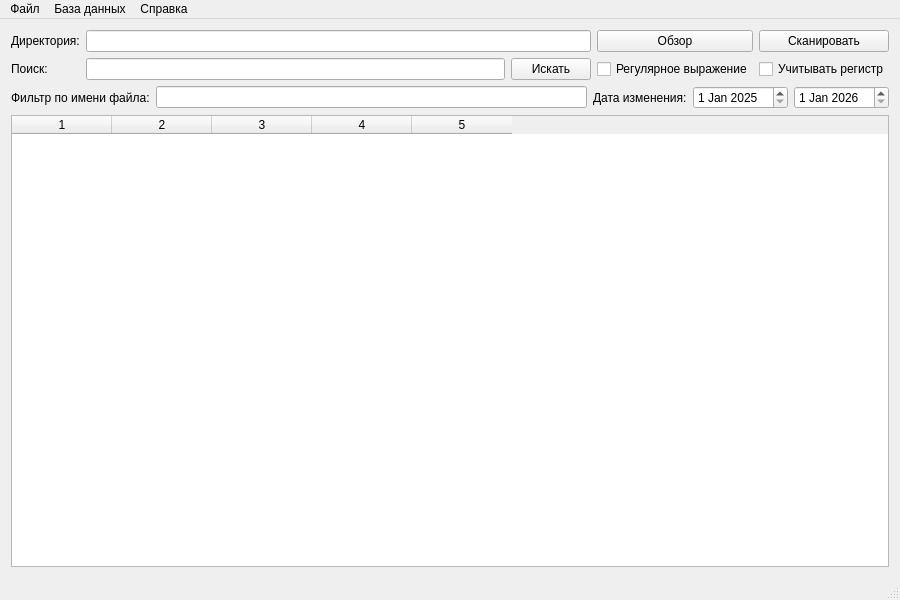
<?xml version="1.0" encoding="UTF-8"?>
<ui version="4.0">
 <class>MainWindowClass</class>
 <widget class="QMainWindow" name="MainWindowClass">
  <property name="geometry">
   <rect>
    <x>0</x>
    <y>0</y>
    <width>900</width>
    <height>600</height>
   </rect>
  </property>
  <property name="minimumSize">
   <size>
    <width>900</width>
    <height>600</height>
   </size>
  </property>
  <property name="windowTitle">
   <string>TextFileIndexer</string>
  </property>
  <widget class="QWidget" name="centralWidget">
   <layout class="QVBoxLayout" name="verticalLayout">
    <item>
     <layout class="QGridLayout" name="gridLayout_3">
      <item row="2" column="0">
       <widget class="QLabel" name="label_2">
        <property name="font">
         <font/>
        </property>
        <property name="text">
         <string>Поиск:</string>
        </property>
       </widget>
      </item>
      <item row="2" column="4">
       <widget class="QCheckBox" name="checkBoxCase">
        <property name="font">
         <font/>
        </property>
        <property name="text">
         <string>Учитывать регистр</string>
        </property>
       </widget>
      </item>
      <item row="1" column="1" colspan="2">
       <widget class="QLineEdit" name="lineEditDirectory">
        <property name="font">
         <font/>
        </property>
       </widget>
      </item>
      <item row="1" column="3">
       <widget class="QPushButton" name="pushButtonBrowse">
        <property name="font">
         <font/>
        </property>
        <property name="text">
         <string>Обзор</string>
        </property>
       </widget>
      </item>
      <item row="2" column="3">
       <widget class="QCheckBox" name="checkBoxRegex">
        <property name="font">
         <font/>
        </property>
        <property name="text">
         <string>Регулярное выражение</string>
        </property>
       </widget>
      </item>
      <item row="2" column="2">
       <widget class="QPushButton" name="pushButtonSearch">
        <property name="font">
         <font/>
        </property>
        <property name="text">
         <string>Искать</string>
        </property>
       </widget>
      </item>
      <item row="1" column="4">
       <widget class="QPushButton" name="pushButtonScan">
        <property name="font">
         <font/>
        </property>
        <property name="text">
         <string>Сканировать</string>
        </property>
       </widget>
      </item>
      <item row="2" column="1">
       <widget class="QLineEdit" name="lineEditSearch">
        <property name="font">
         <font/>
        </property>
       </widget>
      </item>
      <item row="1" column="0">
       <widget class="QLabel" name="label">
        <property name="font">
         <font/>
        </property>
        <property name="text">
         <string>Директория:</string>
        </property>
       </widget>
      </item>
     </layout>
    </item>
    <item>
     <layout class="QGridLayout" name="gridLayout">
      <item row="0" column="0">
       <widget class="QLabel" name="label_3">
        <property name="font">
         <font/>
        </property>
        <property name="text">
         <string>Фильтр по имени файла:</string>
        </property>
       </widget>
      </item>
      <item row="0" column="2">
       <widget class="QLabel" name="label_4">
        <property name="font">
         <font/>
        </property>
        <property name="text">
         <string>Дата изменения:</string>
        </property>
       </widget>
      </item>
      <item row="0" column="3">
       <widget class="QDateEdit" name="dateEditFrom">
        <property name="font">
         <font/>
        </property>
        <property name="date">
         <date>
          <year>2025</year>
          <month>1</month>
          <day>1</day>
         </date>
        </property>
       </widget>
      </item>
      <item row="0" column="1">
       <widget class="QLineEdit" name="lineEditFilter">
        <property name="font">
         <font/>
        </property>
       </widget>
      </item>
      <item row="0" column="4">
       <widget class="QDateEdit" name="dateEditTo">
        <property name="font">
         <font/>
        </property>
        <property name="date">
         <date>
          <year>2026</year>
          <month>1</month>
          <day>1</day>
         </date>
        </property>
       </widget>
      </item>
     </layout>
    </item>
    <item>
     <widget class="QTableWidget" name="tableWidgetResults">
      <property name="font">
       <font/>
      </property>
      <property name="contextMenuPolicy">
       <enum>Qt::CustomContextMenu</enum>
      </property>
      <property name="layoutDirection">
       <enum>Qt::LeftToRight</enum>
      </property>
      <property name="autoFillBackground">
       <bool>false</bool>
      </property>
      <property name="editTriggers">
       <set>QAbstractItemView::NoEditTriggers</set>
      </property>
      <property name="selectionBehavior">
       <enum>QAbstractItemView::SelectRows</enum>
      </property>
      <property name="columnCount">
       <number>5</number>
      </property>
      <column/>
      <column/>
      <column/>
      <column/>
      <column/>
     </widget>
    </item>
   </layout>
  </widget>
  <widget class="QMenuBar" name="menuBar">
   <property name="geometry">
    <rect>
     <x>0</x>
     <y>0</y>
     <width>900</width>
     <height>26</height>
    </rect>
   </property>
   <property name="defaultUp">
    <bool>false</bool>
   </property>
   <widget class="QMenu" name="menu">
    <property name="title">
     <string>Файл</string>
    </property>
    <addaction name="actionExit"/>
   </widget>
   <widget class="QMenu" name="menu_2">
    <property name="title">
     <string>База данных</string>
    </property>
    <addaction name="actionClearIndex"/>
   </widget>
   <widget class="QMenu" name="menu_3">
    <property name="title">
     <string>Справка</string>
    </property>
    <addaction name="action_3"/>
   </widget>
   <addaction name="menu"/>
   <addaction name="menu_2"/>
   <addaction name="menu_3"/>
  </widget>
  <widget class="QStatusBar" name="statusBar"/>
  <action name="actionExit">
   <property name="checkable">
    <bool>false</bool>
   </property>
   <property name="checked">
    <bool>false</bool>
   </property>
   <property name="text">
    <string>Выход</string>
   </property>
  </action>
  <action name="actionClearIndex">
   <property name="text">
    <string>Очистить индекс</string>
   </property>
  </action>
  <action name="action_3">
   <property name="text">
    <string>О программе</string>
   </property>
  </action>
 </widget>
 <layoutdefault spacing="6" margin="11"/>
 <resources>
  <include location="mainwindow.qrc"/>
 </resources>
 <connections/>
</ui>
